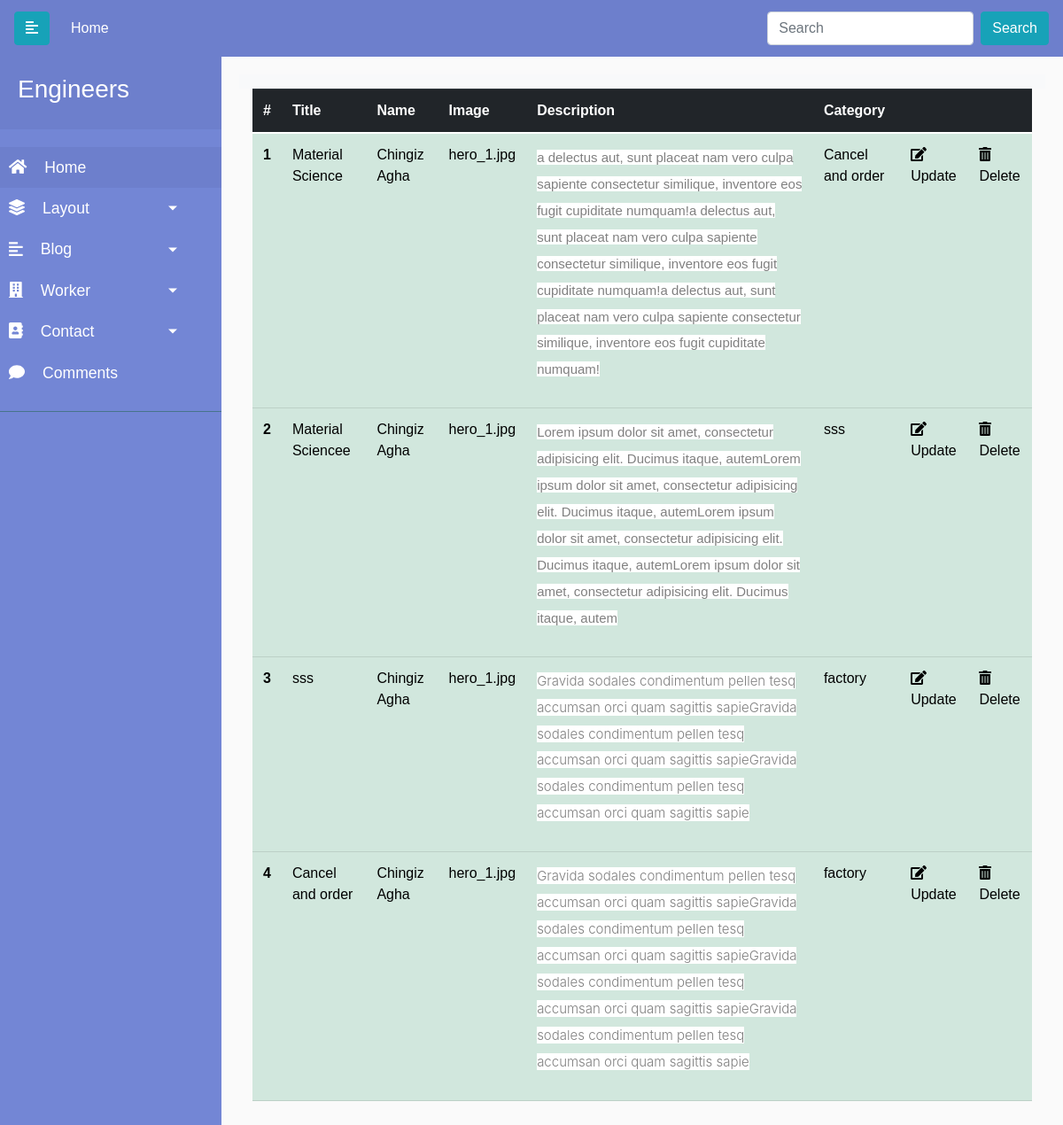
The page /admin/blog on the database its author committed.
### engineers/models.py (models this page shows, shortened)
class Blog(db.Model):
    id = db.Column(db.Integer, primary_key=True)
    title = db.Column(db.String(80), nullable=False)
    name = db.Column(db.String(20), nullable=False)
    image = db.Column(db.String(20), default='uploads/default.png')
    desc = db.Column(db.Text, nullable=False)
    category = db.Column(db.Integer, db.ForeignKey('blogcategory.id'), nullable=False)
    comment = db.relationship('Comment', backref='blog', lazy=True, cascade='all,delete')
    tag = db.relationship('Tag', secondary='blogs_tags', backref=db.backref('blogs', lazy='dynamic'))

### engineers/controllers.py (the view)
@app.route('/admin/blog')
def blog_list():
    blogs = Blog.query.all()
    blog_category = BlogCategory.query.all()
    return render_template('admin/blog.html', blogs=blogs, blog_category=blog_category)

### engineers/templates/admin/blog.html
{% extends 'admin/base.html' %}
{% block content %}
<div class="container">
    <div class="row ">
      <div class="col">
        <table class="table table-success" >
          <thead class="thead-dark">
              <tr>
                <th scope="col">#</th>
                <th scope="col">Title</th>
                <th scope="col">Name</th>
                <th scope="col">Image</th>
                <th scope="col">Description</th>
                <th scope="col">Category</th>
                <th></th>
                <th></th>
              </tr>
            </thead>
            <tbody>
               {% for blog in blogs %}
              <tr>
                <th scope="row">{{blog.id}}</th>
                <td>{{blog.title}}</td>
                <td>{{blog.name}}</td>
                <td>{{blog.image}}</td>
                <td>{{blog.desc| safe}}</td>
                <td>{{blog.category}}</td>
                <td><a href="{{url_for('blog_update', id=blog.id)}}"><i class="fas fa-edit"></i>Update</a></td>
                <td><a href="{{url_for('blog_delete', id=blog.id)}}"  onclick="return confirm('Are You Sure To Delete ?')"><i class="fas fa-trash-alt"></i>Delete</a></td>             </tr>
              {% endfor %}
            </tbody>
          </table>
      </div>
    </div>
  </div>
</div>
{% endblock %}

### engineers/templates/admin/base.html (style rules this page uses)
body { font-family: 'Poppins', sans-serif; background: #fafafa; }
p { font-family: 'Poppins', sans-serif; font-size: 1.1em; font-weight: 300; line-height: 1.7em; color: #999; }
a, a:hover, a:focus { color: inherit; text-decoration: none; transition: all 0.3s; }

### rows shown on the page
Blog: id "1", title "Material Science", name "Chingiz Agha", image "hero_1.jpg", desc "a delectus aut, sunt placeat nam vero culpa sapiente consectetur similique, inventore eos fugit cupiditate numquam! a delectus aut, sunt placeat nam vero culpa sapiente consectetur similique, inventore eos fugit cupiditate numquam! a delectus aut, sunt placeat nam vero culpa sapiente consectetur similique, inventore eos fugit cupiditate numquam!", category "Cancel and order"
Blog: id "2", title "Material Sciencee", name "Chingiz Agha", image "hero_1.jpg", desc "Lorem ipsum dolor sit amet, consectetur adipisicing elit. Ducimus itaque, autem Lorem ipsum dolor sit amet, consectetur adipisicing elit. Ducimus itaque, autem Lorem ipsum dolor sit amet, consectetur adipisicing elit. Ducimus itaque, autem Lorem ipsum dolor sit amet, consectetur adipisicing elit. Ducimus itaque, autem", category "sss"
Blog: id "3", title "sss", name "Chingiz Agha", image "hero_1.jpg", desc "Gravida sodales condimentum pellen tesq accumsan orci quam sagittis sapie Gravida sodales condimentum pellen tesq accumsan orci quam sagittis sapie Gravida sodales condimentum pellen tesq accumsan orci quam sagittis sapie", category "factory"
Blog: id "4", title "Cancel and order", name "Chingiz Agha", image "hero_1.jpg", desc "Gravida sodales condimentum pellen tesq accumsan orci quam sagittis sapie Gravida sodales condimentum pellen tesq accumsan orci quam sagittis sapie Gravida sodales condimentum pellen tesq accumsan orci quam sagittis sapie Gravida sodales condimentum pellen tesq accumsan orci quam sagittis sapie", category "factory"
